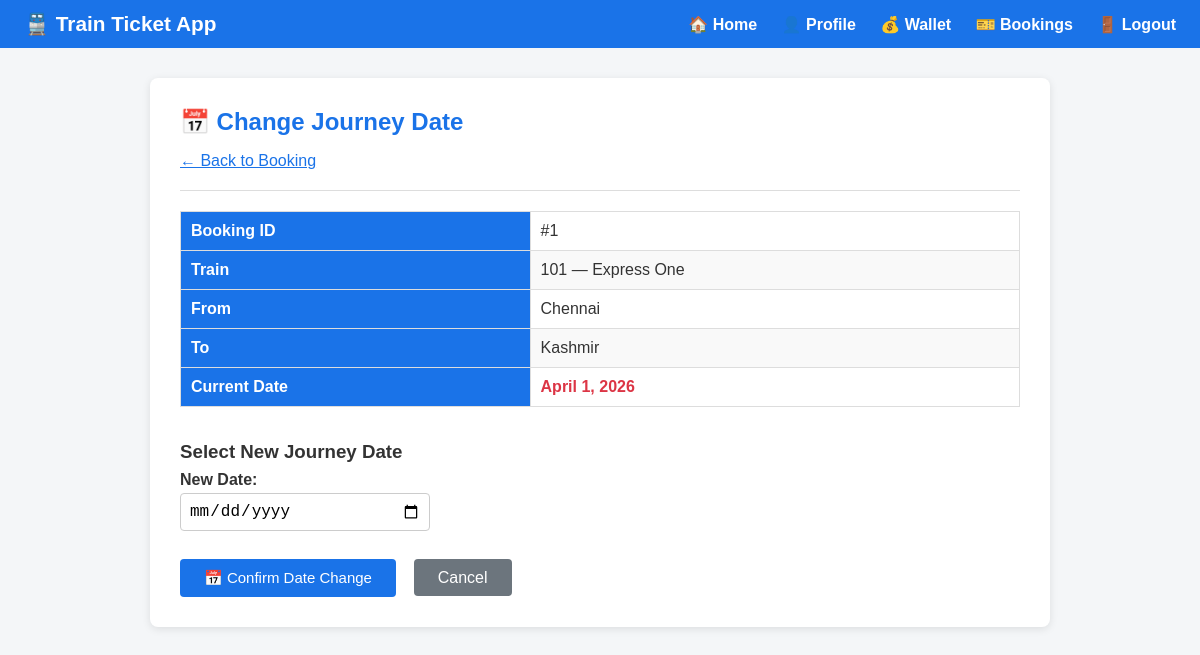
The page /bookings/1/change-date/ (signed in) on the database its author committed.
### bookings/models.py (models this page shows, shortened)
class Booking(models.Model):
    STATUS_CHOICES = [
        ('confirmed', 'Confirmed'),
        ('cancelled', 'Cancelled'),
        ('pending', 'Pending'),
    ]
    user = models.ForeignKey(User, on_delete=models.CASCADE)
    train = models.ForeignKey(Train, on_delete=models.SET_NULL, null=True, blank=True)
    train_name = models.CharField(max_length=100)
    train_number = models.CharField(max_length=20)
    source = models.CharField(max_length=100)
    destination = models.CharField(max_length=100)
    journey_date = models.DateField()
    journey_time = models.TimeField()
    passengers = models.PositiveIntegerField(default=1)
    total_fare = models.DecimalField(max_digits=8, decimal_places=2)
    travel_class = models.CharField(max_length=5, default='SL')
    payment_method = models.CharField(max_length=20, default='wallet')
    status = models.CharField(max_length=10, choices=STATUS_CHOICES, default='confirmed')
    booked_at = models.DateTimeField(auto_now_add=True)

### bookings/views.py (the view, shortened to what this page needs)
# urls.py: path('<int:booking_id>/change-date/', views.change_date_view, name='change_date'),
@login_required(login_url='login')
def change_date_view(request, booking_id):
    try:
        booking = Booking.objects.get(id=booking_id, user=request.user)
    except Booking.DoesNotExist:
        messages.error(request, "Booking not found.")
        return redirect('bookings')
    if booking.status == 'cancelled':
        messages.error(request, "Cannot change date on a cancelled booking.")
        return redirect('booking_detail', booking_id=booking.id)
    return render(request, 'bookings/change_date.html', {'booking': booking,'today': datetime.date.today(),})

### bookings/templates/bookings/change_date.html (shortened to what this page needs)
{% extends 'base.html' %}
{% block content %}
  <h2>📅 Change Journey Date</h2>
  <a href="{% url 'booking_detail' booking.id %}">← Back to Booking</a>
  <hr>
  <table>
    <tr><th>Booking ID</th><td>#{{ booking.id }}</td></tr>
    <tr><th>Train</th><td>{{ booking.train_number }} — {{ booking.train_name }}</td></tr>
    <tr><th>From</th><td>{{ booking.source }}</td></tr>
    <tr><th>To</th><td>{{ booking.destination }}</td></tr>
    <tr><th>Current Date</th>
      <td><strong style="color:#dc3545;">{{ booking.journey_date }}</strong></td>
    </tr>
  </table>
  <br>
  <h3>Select New Journey Date</h3>
  <form method="POST">
    <p>
      <label><strong>New Date:</strong></label><br>
      <input type="date" name="new_date" required
        min="{{ today|date:'Y-m-d' }}"
        style="width:250px; padding:8px; font-size:16px;">
    </p>
    <br>
    <button type="submit">📅 Confirm Date Change</button>
    <a href="{% url 'booking_detail' booking.id %}"
       style="padding:10px 24px; background:#6c757d; color:white;
              border-radius:4px; text-decoration:none;">
      Cancel
    </a>
  </form>
{% endblock %}

### templates/base.html (style rules this page uses)
* { box-sizing: border-box; margin: 0; padding: 0; }
body { font-family: Arial, sans-serif; background: #f4f6f8; color: #333; }
h2 { margin-bottom: 16px; color: #1a73e8; }
h3 { margin: 16px 0 8px; }
input[type=text], input[type=email], input[type=password], input[type=number], input[type=date], select, textarea { width: 100%; padding: 8px 12px; margin-top: 4px; border: 1px solid #ccc; border-radius: 4px; font-size: 14px; }
button[type=submit], .btn { background: #1a73e8; color: white; padding: 10px 24px; border: none; border-radius: 4px; cursor: pointer; font-size: 15px; margin-top: 10px; }
table { width: 100%; border-collapse: collapse; margin-top: 10px; }
th, td { padding: 10px; border: 1px solid #ddd; text-align: left; }
th { background: #1a73e8; color: white; }
tr:nth-child(even) { background: #f9f9f9; }
a { color: #1a73e8; }
hr { margin: 20px 0; border: none; border-top: 1px solid #ddd; }

### rows shown on the page
Booking: id "1", train_number "101", train_name "Express One", source "Chennai", destination "Kashmir", journey_date "April 1, 2026"
